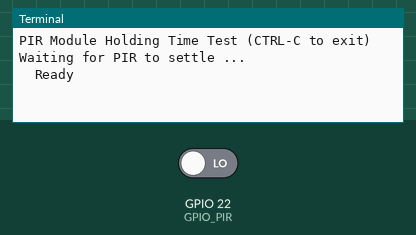
Recording of a program running on a simulated Raspberry Pi (BCM pin numbers). Parts: the last lines printed to the terminal. The test bench sets the inputs (shaded band); at power-on: GPIO 22 (GPIO_PIR) LOW. The clock reads 2024-03-15 10:24:30 at power-on unless the program sets it.

Above: at 1.2 s.
1.3 s: GPIO 22 (GPIO_PIR) driven HIGH
At 1.8 s:
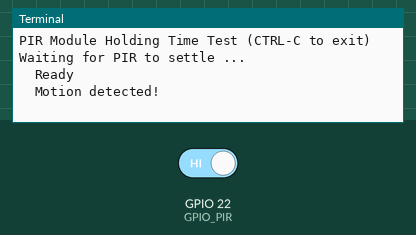
2.8 s: GPIO 22 (GPIO_PIR) driven LOW
At 4.1 s:
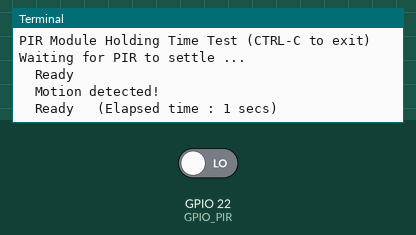

Measured:
- after the input at 1.3 s, the terminal: prints a new line at once (image 1)
- after the input at 2.8 s, the terminal: prints a new line at once (image 2)

The program:

FB008_PIR_MotionDetect_B.py
```python
#!/usr/bin/python
#+-+-+-+-+-+-+-+-+-+-+-+-+-+-+-+-+-+-+-+-+-+
#|R|a|s|p|b|e|r|r|y|P|i|-|S|p|y|.|c|o|.|u|k|
#+-+-+-+-+-+-+-+-+-+-+-+-+-+-+-+-+-+-+-+-+-+
#
# pir_2.py
# Measure the holding time of a PIR module
#
# Author : Matt Hawkins
# Date   : 20/02/2013

# Import required Python libraries
import time
import RPi.GPIO as GPIO

# Use BCM GPIO references
# instead of physical pin numbers
GPIO.setmode(GPIO.BCM)

# Define GPIO to use on Pi
GPIO_PIR = 22

print "PIR Module Holding Time Test (CTRL-C to exit)"

# Set pin as input
GPIO.setup(GPIO_PIR,GPIO.IN)      # Echo

Current_State  = 0
Previous_State = 0

try:

  print "Waiting for PIR to settle ..."

  # Loop until PIR output is 0
  while GPIO.input(GPIO_PIR)==1:
    Current_State  = 0

  print "  Ready"

  # Loop until users quits with CTRL-C
  while True :

    # Read PIR state
    Current_State = GPIO.input(GPIO_PIR)

    if Current_State==1 and Previous_State==0:
      # PIR is triggered
      start_time=time.time()
      print "  Motion detected!"
      # Record previous state
      Previous_State=1
    elif Current_State==0 and Previous_State==1:
      # PIR has returned to ready state
      stop_time=time.time()
      print "  Ready ",
      elapsed_time=int(stop_time-start_time)
      print " (Elapsed time : " + str(elapsed_time) + " secs)"
      Previous_State=0

except KeyboardInterrupt:
  print "  Quit"
  # Reset GPIO settings
  GPIO.cleanup()
```
